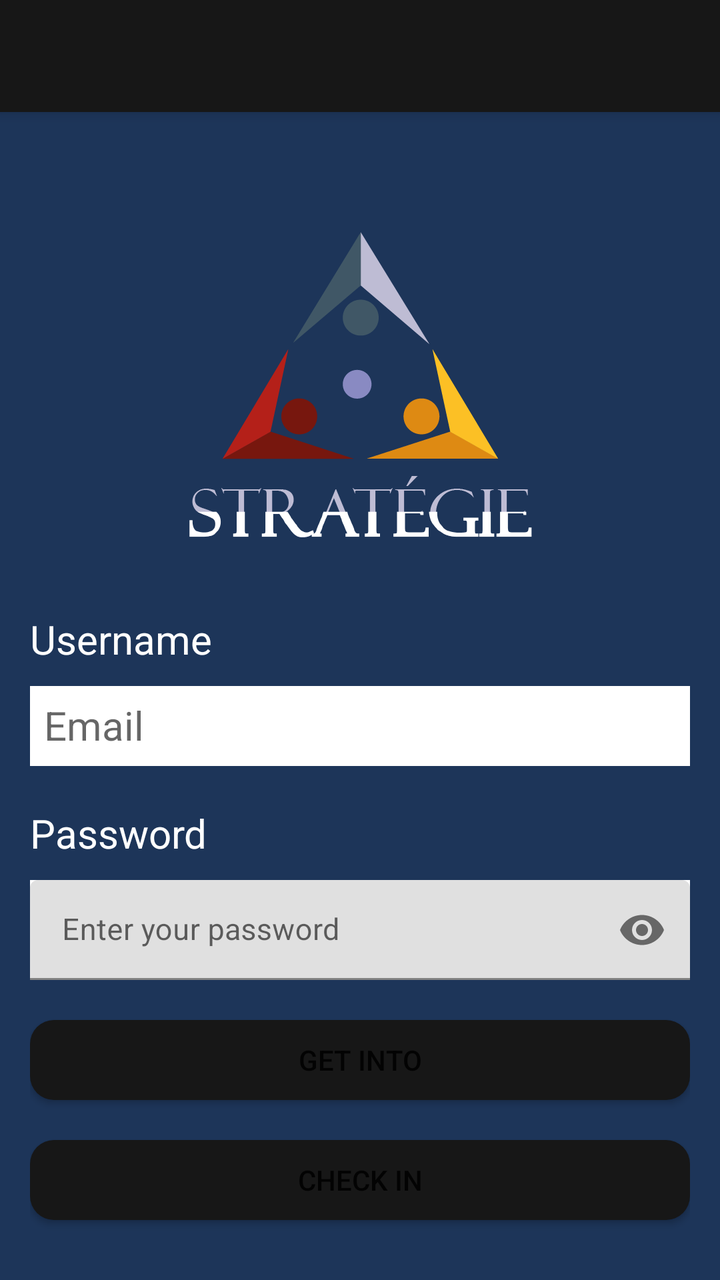
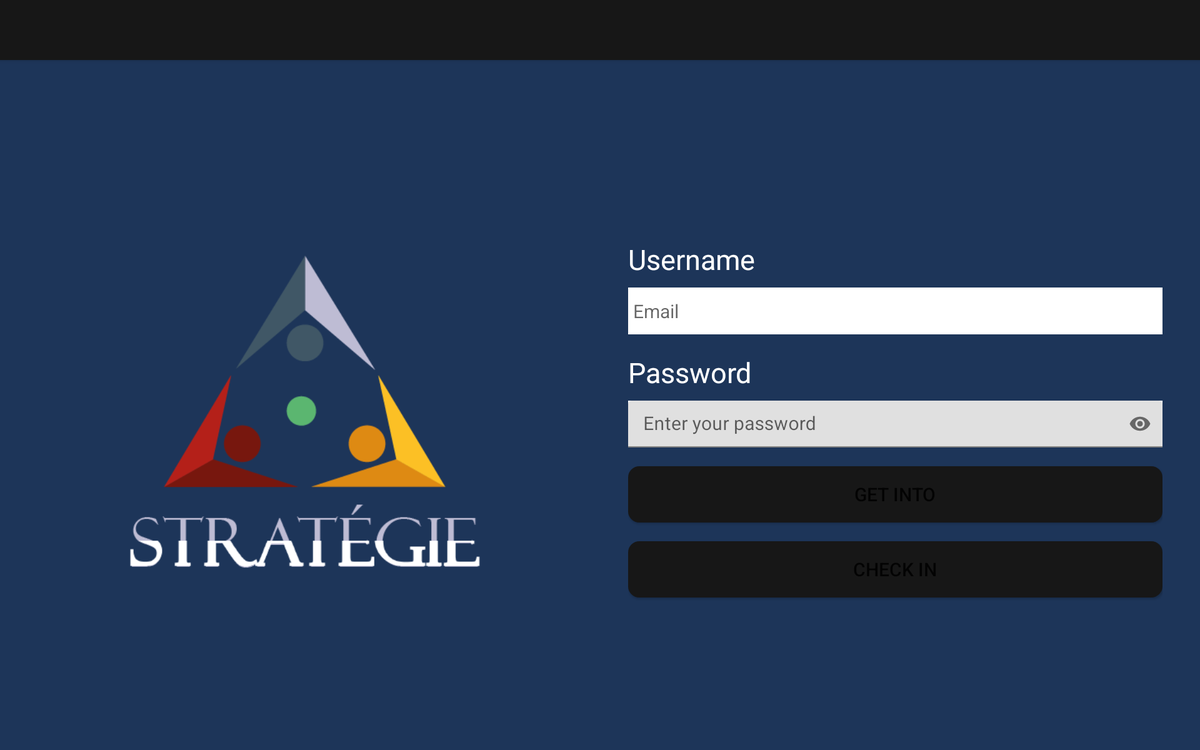

One screen, two layout resources from the same app: the default and the author's alternative for another configuration. Each is rendered where Android would select it; the XML of both is given below.
<!-- AndroidManifest.xml: application theme Theme.Strategie1 -->
<!-- res/layout/activity_main.xml -->
<?xml version="1.0" encoding="utf-8"?>
<LinearLayout xmlns:android="http://schemas.android.com/apk/res/android"
    xmlns:app="http://schemas.android.com/apk/res-auto"
    xmlns:tools="http://schemas.android.com/tools"
    android:layout_width="match_parent"
    android:layout_height="match_parent"
    android:background="@color/background"
    android:orientation="vertical"
    tools:context=".MainActivity">

    <androidx.appcompat.widget.Toolbar
        android:id="@+id/miMenu"
        android:layout_width="match_parent"
        android:layout_height="?attr/actionBarSize"
        app:titleTextColor="@color/white"
        android:background="@color/btn_gral"
        android:elevation="4dp"
        android:theme="@style/ThemeOverlay.AppCompat.ActionBar"
        app:popupTheme="@style/ThemeOverlay.AppCompat.Light"/>

    <LinearLayout
        android:layout_width="match_parent"
        android:layout_height="wrap_content"
        android:gravity="center"
        android:paddingTop="10dp">

        <ImageView
            android:paddingTop="50dp"
            android:layout_width="match_parent"
            android:layout_height="match_parent"
            android:src="@drawable/logostrategie" />

    </LinearLayout>

    <LinearLayout
        android:layout_width="match_parent"
        android:layout_height="match_parent"
        android:layout_margin="15dp"
        android:gravity="center_vertical"
        android:orientation="vertical">


        <TextView
            android:layout_width="wrap_content"
            android:layout_height="wrap_content"
            android:text="@string/text_username"
            android:textColor="@color/white"
            android:textSize="20sp" />

        <EditText
            android:layout_width="match_parent"
            android:layout_height="wrap_content"
            android:layout_marginTop="10dp"
            android:height="40dp"
            android:background="@color/white"
            android:hint="@string/usuariomail"
            android:textColor="@color/btn_gral"
            android:id="@+id/stra_usuario"
            android:padding="7dp"
            android:textSize="20sp" />

        <TextView
            android:layout_width="wrap_content"
            android:layout_height="wrap_content"
            android:text="@string/text_password"
            android:textColor="@color/white"
            android:textSize="20sp"
            android:paddingTop="20dp"/>

        <com.google.android.material.textfield.TextInputLayout
            android:layout_width="match_parent"
            android:layout_height="wrap_content"
            android:layout_marginTop="10dp"
            android:background="@color/white"
            android:textColor="@color/btn_gral"
            app:endIconMode="password_toggle"
            android:textSize="20sp">

            <com.google.android.material.textfield.TextInputEditText
                android:layout_width="match_parent"
                android:layout_height="50dp"
                android:hint="@string/ingreso_password"
                android:inputType="textPassword"
                android:id="@+id/stra_password"
                android:textSize="15sp"/>

        </com.google.android.material.textfield.TextInputLayout>

        <Button
            android:id="@+id/boton_ingreso"
            android:layout_width="match_parent"
            android:layout_height="40dp"
            android:layout_marginTop="20dp"
            android:onClick="ingresar"
            android:text="@string/txt_botoningreso"
            app:layout_constraintEnd_toEndOf="parent"
            app:layout_constraintTop_toTopOf="parent"
            android:background="@drawable/boton_redondo"/>

        <Button
            android:id="@+id/boton_registro"
            android:layout_width="match_parent"
            android:layout_height="40dp"
            android:layout_marginTop="20dp"
            android:background="@drawable/boton_redondo"
            android:onClick="registrarse"
            android:text="@string/txt_botonregistro"
            app:layout_constraintEnd_toEndOf="parent"
            app:layout_constraintTop_toTopOf="parent" />


    </LinearLayout>


</LinearLayout>
<!-- resources referenced by this layout -->
<resources>
  <color name="background">#1d3559</color>
  <color name="btn_gral">#171717</color>
  <color name="white">#FFFFFFFF</color>
  <!-- drawable boton_redondo (drawable-hdpi) -->
  <?xml version="1.0" encoding="utf-8"?>
  <shape xmlns:android="http://schemas.android.com/apk/res/android">
  
      <solid android:color="#171717"></solid>
      <corners android:radius="12dp"></corners>
  
  </shape>
  <!-- drawable logostrategie: png bitmap (drawable, 15459 bytes) -->
  <string name="ingreso_password">Enter your password</string>
  <string name="text_password">Password</string>
  <string name="text_username">Username</string>
  <string name="txt_botoningreso">Get into</string>
  <string name="txt_botonregistro">Check in</string>
  <string name="usuariomail">Email</string>
  <style name="Theme.Strategie1" parent="Theme.MaterialComponents.DayNight.NoActionBar">
          
          <item name="colorPrimary">@color/purple_500</item>
          <item name="colorPrimaryVariant">@color/purple_700</item>
          <item name="colorOnPrimary">@color/white</item>
          
          <item name="colorSecondary">@color/teal_200</item>
          <item name="colorSecondaryVariant">@color/teal_700</item>
          <item name="colorOnSecondary">@color/black</item>
          
          <item name="android:statusBarColor">?attr/colorPrimaryVariant</item>
          
      </style>
  <color name="purple_500">#171717</color>
  <color name="purple_700">#FF3700B3</color>
  <color name="teal_200">#B9C6E7</color>
  <color name="teal_700">#787DE1</color>
  <color name="black">#FF000000</color>
</resources>
<!-- res/layout-sw720dp-land/activity_main.xml (the author's variant of the layout above) -->
<!-- drawn on a large tablet held sideways -->
<?xml version="1.0" encoding="utf-8"?>
<LinearLayout xmlns:android="http://schemas.android.com/apk/res/android"
    xmlns:app="http://schemas.android.com/apk/res-auto"
    xmlns:tools="http://schemas.android.com/tools"
    android:layout_width="match_parent"
    android:layout_height="match_parent"
    android:background="@color/background"
    android:orientation="vertical"
    tools:context=".MainActivity">

    <androidx.appcompat.widget.Toolbar
        android:id="@+id/miMenu"
        android:layout_width="match_parent"
        android:layout_height="?attr/actionBarSize"
        app:titleTextColor="@color/white"
        android:background="@color/btn_gral"
        android:elevation="4dp"
        android:theme="@style/ThemeOverlay.AppCompat.ActionBar"
        app:popupTheme="@style/ThemeOverlay.AppCompat.Light"/>

    <LinearLayout
        android:layout_width="match_parent"
        android:layout_height="match_parent"
        android:layout_margin="10dp"
        android:orientation="horizontal"
        android:layout_gravity="center"
        android:paddingTop="30dp">

        <LinearLayout
            android:layout_width="0dp"
            android:layout_weight="1"
            android:layout_height="match_parent"
            android:padding="30dp"
            android:gravity="center">

            <ImageView
                android:layout_width="374dp"
                android:layout_height="375dp"
                android:src="@drawable/logostrategie" />

        </LinearLayout>

        <LinearLayout
            android:layout_width="0dp"
            android:layout_weight="1"
            android:layout_height="match_parent"
            android:orientation="vertical"
            android:paddingLeft="30dp"
            android:paddingRight="30dp"
            android:gravity="center_vertical">

            <TextView
                android:layout_width="wrap_content"
                android:layout_height="wrap_content"
                android:text="@string/text_username"
                android:textColor="@color/white"
                android:textSize="30sp" />

            <EditText
                android:id="@+id/stra_usuario"
                android:layout_width="match_parent"
                android:layout_height="wrap_content"
                android:layout_marginTop="10dp"
                android:height="50dp"
                android:background="@color/white"
                android:hint="@string/usuariomail"
                android:padding="5dp"
                android:textColor="@color/btn_gral"
                android:textSize="20sp" />

            <TextView
                android:layout_width="wrap_content"
                android:layout_height="wrap_content"
                android:paddingTop="20dp"
                android:text="@string/text_password"
                android:textColor="@color/white"
                android:textSize="30sp" />

            <com.google.android.material.textfield.TextInputLayout
                android:layout_width="match_parent"
                android:layout_height="50dp"
                android:layout_marginTop="10dp"
                android:background="@color/white"
                android:textColor="@color/btn_gral"
                android:textSize="30sp"
                app:endIconMode="password_toggle">

                <com.google.android.material.textfield.TextInputEditText
                    android:id="@+id/stra_password"
                    android:layout_width="match_parent"
                    android:layout_height="wrap_content"
                    android:hint="@string/ingreso_password"
                    android:inputType="textPassword"
                    android:textSize="20sp" />

            </com.google.android.material.textfield.TextInputLayout>

            <Button
                android:id="@+id/boton_ingreso"
                android:layout_width="match_parent"
                android:layout_height="60dp"
                android:layout_marginTop="20dp"
                android:background="@drawable/boton_redondo"
                android:onClick="ingresar"
                android:text="@string/txt_botoningreso"
                app:layout_constraintEnd_toEndOf="parent"
                app:layout_constraintTop_toTopOf="parent"
                android:textSize="20sp" />

            <Button
                android:id="@+id/boton_registro"
                android:layout_width="match_parent"
                android:layout_height="60dp"
                android:layout_marginTop="20dp"
                android:background="@drawable/boton_redondo"
                android:onClick="registrarse"
                android:text="@string/txt_botonregistro"
                app:layout_constraintEnd_toEndOf="parent"
                app:layout_constraintTop_toTopOf="parent"
                android:textSize="20sp" />


        </LinearLayout>

    </LinearLayout>


</LinearLayout>
